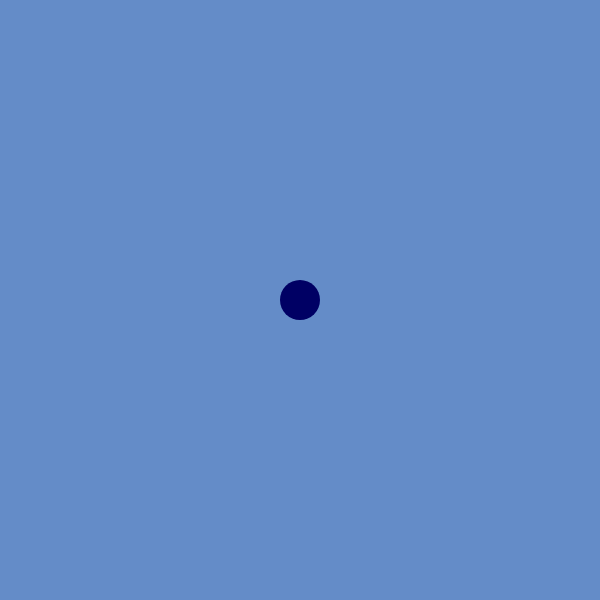
Frame 1 (no input)
Frame 60 (no input): identical to frame 1, image omitted
Frame 120 (the mouse pressed at the canvas centre since frame 60): identical to frame 1, image omitted

The p5.js sketch that drew this single still picture (run headless with seeded random() and noise() and a simulated clock; from frame 60 on, the mouse is pressed at the canvas centre):

// p5.js sketch
// ── sketch.js
let x = 1;
let vx = 10;

function setup() {
	createCanvas(600, 600);
}

function draw() {
	background(100, 140, 200);
	translate(canvas.width / 2, canvas.height / 2)
	fill(0, 0, 100);
	noStroke();
	ellipse(0, 0, 40);
	/* x += vx
	if (x > canvas.width || x < 0) {
		vx *= -1
	} */
}
